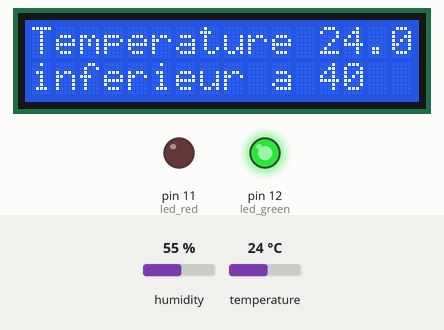
Simulated run of this sketch. Board: Arduino Uno, built with avr-gcc and run on an emulated ATmega328P. On the bench: 16×2 character LCD, output pins drawn as LEDs (lit = HIGH). Inputs (shaded band) come from the test bench; at power-on: temperature 24 °C, humidity 55 %.

Above: at 4.7 s.
4.8 s: temperature set to 39.5 °C
At 6.6 s:
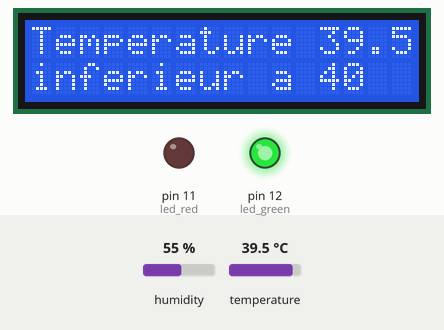
7.8 s: temperature set to 40.7 °C
At 9.4 s:
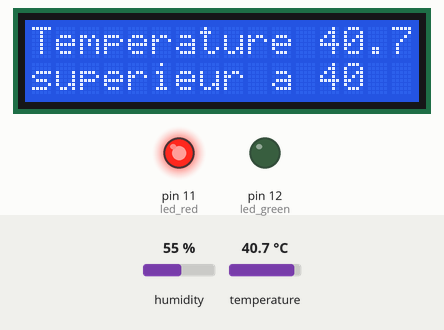
10.8 s: temperature set to 12 °C
At 12.7 s:
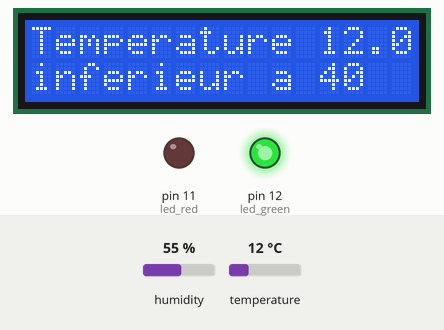
Timing chart, 0 to 14.2 s (numbered marks = the images above; inputs shaded):
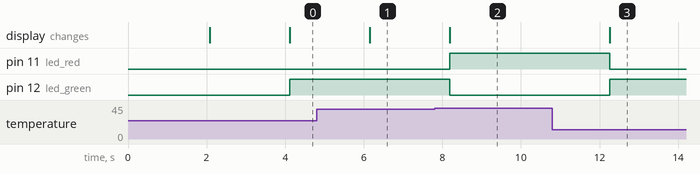

The sketch:

DHT_22_Temperature_de_seuil.ino
```cpp
#include "DHT.h"
#include <Wire.h>
#include <LiquidCrystal_I2C.h>

#define DHTPIN 4     // Digital pin connected to the DHT sensor
#define DHTTYPE DHT22   // DHT 22  (AM2302), AM2321
#define led_green 12
#define led_red 11

DHT dht(DHTPIN, DHTTYPE);
LiquidCrystal_I2C lcd(0x27,16,2);  // set the LCD address to 0x27 for a 16 chars and 2 line display

void setup() {
  lcd.init();                      // initialize the lcd
  lcd.backlight();
  lcd.setCursor(0,0);
  lcd.print("DHT 22 test!...");
  dht.begin();
  delay(2000);
  lcd.clear();
  pinMode(led_green , OUTPUT);
  pinMode(led_red , OUTPUT);
  digitalWrite(led_green, LOW);
  digitalWrite(led_red, LOW);
}
void loop() {
  // Wait a few seconds between measurements.
  delay(2000);
  // Reading temperature or humidity takes about 250 milliseconds!
  // Sensor readings may also be up to 2 seconds 'old' (its a very slow sensor)
  float h = dht.readHumidity();
  // Read temperature as Celsius (the default)
  float t = dht.readTemperature();
  // Check if any reads failed and exit early (to try again).
  if (isnan(h) || isnan(t) ) {
  lcd.clear();
  lcd.setCursor(0,0);
  lcd.print("Le capteur a un problème.");
  lcd.setCursor(0,1);
  lcd.print("probleme.");
  return;
  }
 if (t<40 ){
   lcd.setCursor(0,0);
   lcd.print(F("Temperature "));
   lcd.print(t);
   lcd.setCursor(0,1);
   lcd.print(F("inferieur a 40"));
   digitalWrite(led_green, HIGH);
   digitalWrite(led_red, LOW);
  }
  else
  {
    lcd.setCursor(0,0);
    lcd.print(F("Temperature "));
    lcd.print(t);
    lcd.setCursor(0,1);
    lcd.print(F("superieur a 40"));
    digitalWrite(led_green,LOW);
    digitalWrite(led_red,HIGH);
  }
}
```

Measured:
- the behaviour switches between 39.9 and 40 °C on temperature (found by bisection; images 1 and 2)
- after the input at 4.8 s, the display: changes after 1.4 s (image 1)
- after the input at 7.8 s, pin 11 (led_red): LOW → HIGH after 0.39 s; pin 12 (led_green): HIGH → LOW after 0.39 s; the display: changes after 0.39 s (image 2)
- after the input at 10.8 s, pin 11 (led_red): HIGH → LOW after 1.5 s; pin 12 (led_green): LOW → HIGH after 1.5 s; the display: changes after 1.5 s (image 3)
